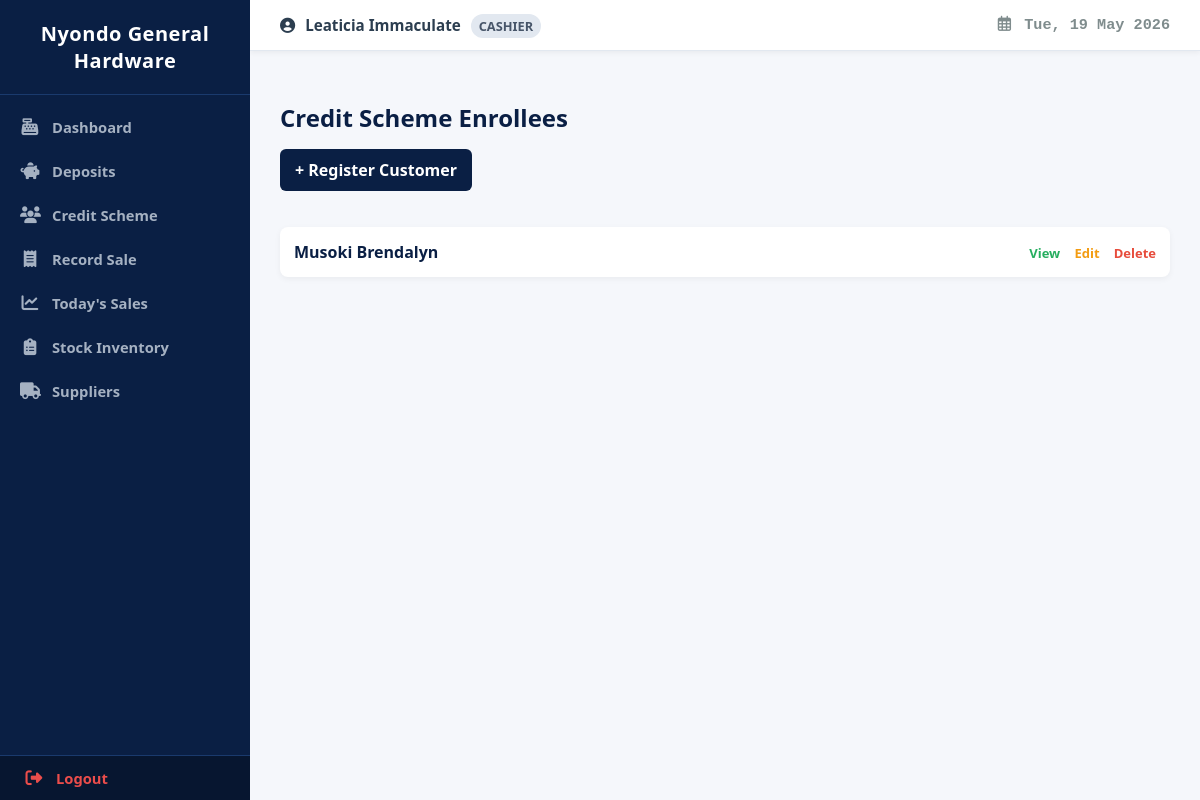
The app's page /scheme_enrollees/ (signed in), older data.
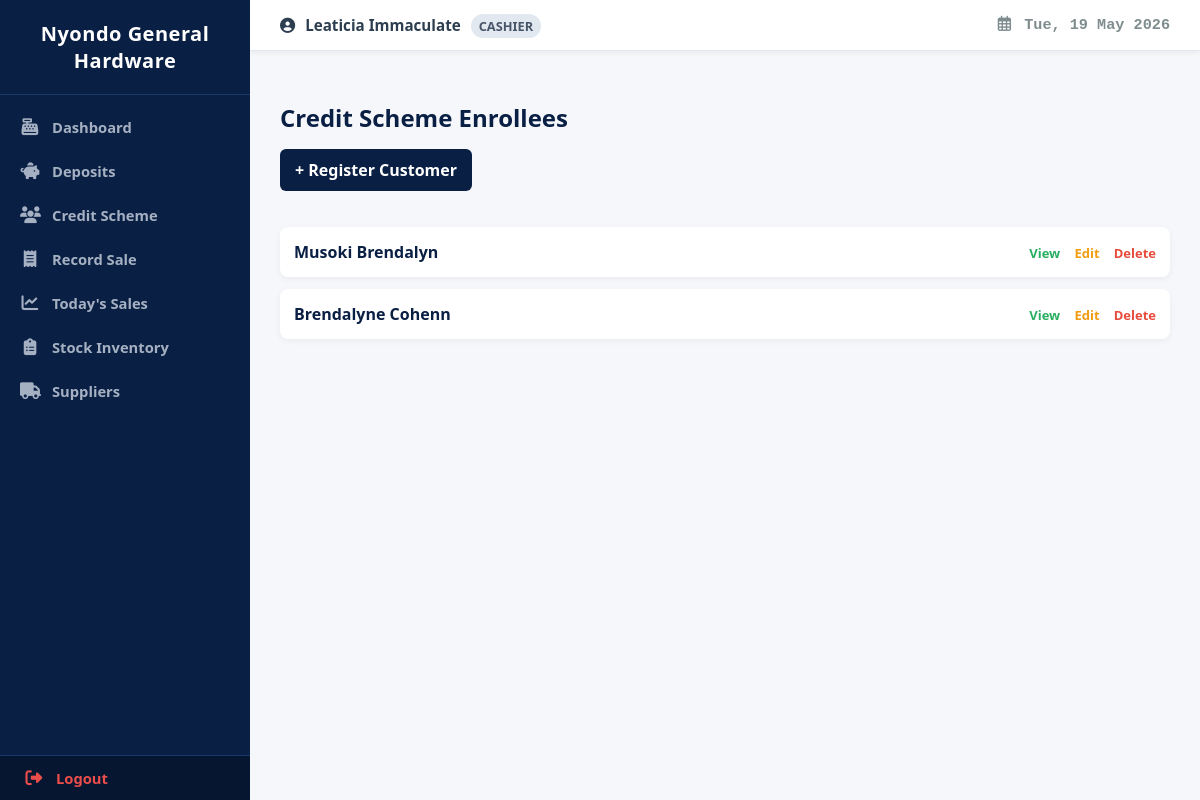
The same page, newer data.
### web/models.py (models this page shows, shortened)
class SalaryEarner(models.Model):
    national_id_name = models.CharField(max_length=100)
    nin_number = models.CharField(max_length=14, unique=True, validators=[ugandan_nin_rule])
    phone_number = models.CharField(max_length=15, validators=[ugandan_phone_rule])
    workplace = models.CharField(max_length=100, blank=True, null=True)
    target_product = models.ForeignKey(Item, on_delete=models.CASCADE, null=True, blank=True)
    target_quantity = models.PositiveIntegerField(default=1)
    target_amount = models.DecimalField(max_digits=12, decimal_places=0, default=0)
    credit_balance = models.DecimalField(max_digits=12, decimal_places=0, default=0)
    @property
    def progress(self):
        if self.target_amount > 0:
            percent = (self.credit_balance / self.target_amount) * 100
            return min(round(percent, 1), 100.0)
        return 0

### web/views.py (the view, shortened to what this page needs)
# urls.py: path("scheme_enrollees/", views.scheme_enrollees, name="scheme_enrollees"),
@login_required
def scheme_enrollees(request):
    customers = SalaryEarner.objects.all()
    products = Item.objects.all()
    return render(request, "scheme_enrollees.html", {"customers": customers, "products": products})

### web/templates/scheme_enrollees.html (shortened to what this page needs)
{% extends 'base.html' %}
{% block content %}
<h2>Credit Scheme Enrollees</h2>
<a href="#registerCustomer" class="btn">+ Register Customer</a>
<ul>
    {% for c in customers %}
    <li>
        <span>{{ c.national_id_name }}</span>
        <div class="actions">
            <a href="#cust{{ c.id }}" class="view">View</a>
            <a href="#edit{{ c.id }}" class="edit">Edit</a>
            <a href="{% url 'delete_enrollee' c.id %}" class="delete"
               onclick="return confirm('Delete this customer?')">Delete</a>
        </div>
    </li>
    {% empty %}
        <li class="empty">No customers enrolled yet</li>
    {% endfor %}
</ul>
{% endblock %}

Row changes from the older to the newer data that the page shows:
added SalaryEarner: national_id_name "Brendalyne Cohenn"
